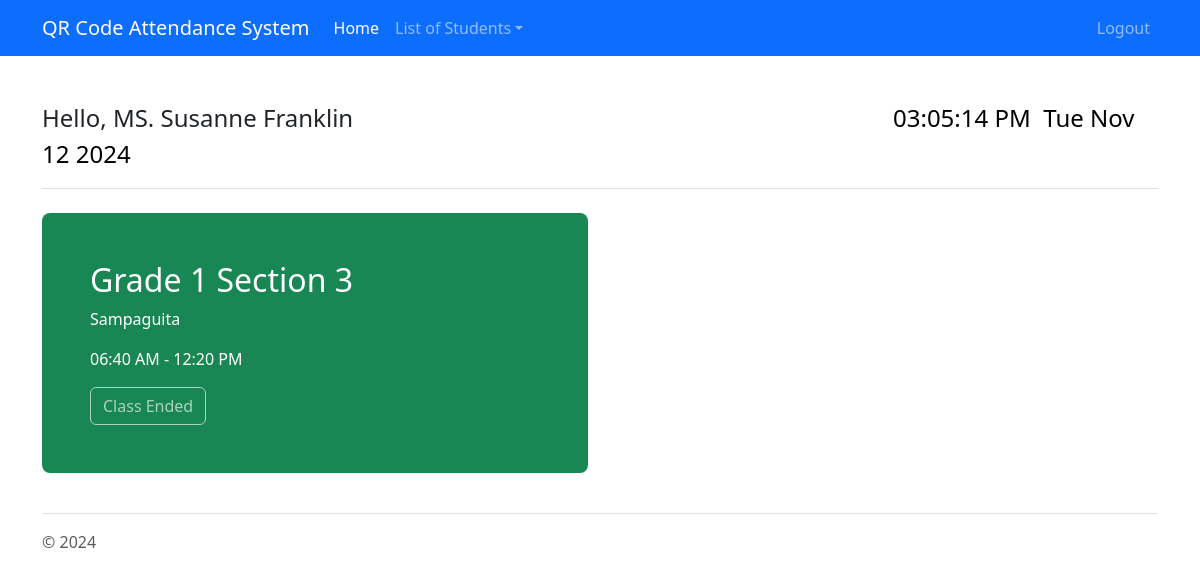
Screenshot of /attendance/attendance/home.php (signed in) with the database file from the repository.
### tables this page shows
CREATE TABLE `teachers` (
  `teacher_id` int(11) NOT NULL,
  `courtesy` varchar(2555) NOT NULL,
  `name` varchar(200) NOT NULL,
  `contact` varchar(200) NOT NULL,
  `username` varchar(200) NOT NULL,
  `password` varchar(200) NOT NULL,
  `subject_id` int(20) NOT NULL,
  `grade_id` int(20) NOT NULL,
  `image` varchar(200) NOT NULL,
  `status` varchar(200) NOT NULL DEFAULT 'Offline'
);

CREATE TABLE `schedules` (
  `schedule_id` int(11) NOT NULL,
  `start_class` time NOT NULL,
  `end_class` time NOT NULL,
  `grade_id` int(11) NOT NULL,
  `section_id` int(11) NOT NULL,
  `subject_id` int(11) NOT NULL,
  `teacher_id` int(11) NOT NULL
);

CREATE TABLE `sections` (
  `section_id` int(11) NOT NULL,
  `section` int(10) NOT NULL
);

CREATE TABLE `subject` (
  `subject_id` int(11) NOT NULL,
  `subject` varchar(200) NOT NULL,
  `grade_id` int(10) NOT NULL
);

### attendance/attendance/home.php (the view, shortened to what this page needs)
<?php
include("db_connection.php");
$query = "SELECT s.student_id, s.status FROM students s";
$result = mysqli_query($conn, $query);
?>
<?php
if(isset($_SESSION["teacher_id"])) {
    $user_id = $_SESSION["teacher_id"];
    include("db_connection.php");
    $get_record = mysqli_query($conn, "SELECT * FROM teachers WHERE teacher_id='$user_id'");
    if ($row_edit = mysqli_fetch_assoc($get_record)) {
        $name = $row_edit['name'];
        $title = $row_edit['courtesy'];
    } else {
        die("Teacher not found.");
    }date_default_timezone_set('Asia/Manila');
    $view_query = "SELECT sections.*, subject.*, schedules.*,
                  TIME_FORMAT(schedules.start_class, '%h:%i %p') AS start_class,
                  TIME_FORMAT(schedules.end_class, '%h:%i %p') AS end_class
                  FROM schedules
                  JOIN sections ON schedules.section_id = sections.section_id
                  JOIN subject ON schedules.subject_id = subject.subject_id
                  WHERE schedules.teacher_id = '$user_id'";
    $result = mysqli_query($conn, $view_query);
} else {
    header("Location: index.php");
    exit();
}
?>
<!DOCTYPE html>
<html lang="en">
<head>
    <link href="admin/assets/dist/css/bootstrap.min.css" rel="stylesheet">
    <link href="css/navbar.css" rel="stylesheet">
</head>
<body>
<main>
    <nav class="navbar navbar-expand-lg navbar-dark bg-primary" aria-label="Eighth navbar example">
        <div class="container">
            <a class="navbar-brand" href="#">QR Code Attendance System</a>
            <div class="collapse navbar-collapse" id="navbarsExample07">
                <ul class="navbar-nav me-auto mb-2 mb-lg-0">
                    <li><a class="nav-link active" href="#">Home</a></li>
                    <li class="nav-item dropdown">
                        <a class="nav-link dropdown-toggle" href="#" id="dropdown01" data-bs-toggle="dropdown" aria-expanded="false">List of Students</a>
                            <?php mysqli_data_seek($result, 0);  ?>
                    </li>
                </ul>
                <form>
                    <ul class="navbar-nav me-auto mb-2 mb-lg-0">
                        <a class="nav-link" href="logout.php">Logout</a>
                    </ul>
                </form>
            </div>
        </div>
    </nav>
    <div class="container py-4">
        <header class="pb-3 mb-4 border-bottom">
            <span class="fs-4">Hello, <?php echo htmlspecialchars($title) . " " . htmlspecialchars($name); ?></span>
            <span id="clock" class="clock-container"></span>&nbsp;&nbsp;
            <span id="date" class="clock-container"></span>
        </header>
        <div class="row align-items-md-stretch">
            <?php mysqli_data_seek($result, 0);  ?>
            <?php while ($row = mysqli_fetch_assoc($result)): ?>
                <?php
                $grade_name = $row['grade_id'];
                $section_name = $row['section'];
                $subject_name = $row['subject'];
                $class_start = $row['start_class'];
                $class_end = $row['end_class'];
                $current_time = time();
                $class_start_datetime = strtotime(date('Y-m-d') . ' ' . $class_start);
                $class_end_datetime = strtotime(date('Y-m-d') . ' ' . $class_end);
                $attendance_start_time = $class_start_datetime - (5 * 60);
                if ($current_time >= $attendance_start_time && $current_time < $class_end_datetime) {
                    $disable_link = false;
                    $button_text = 'Check Attendance';
                    $link_url = "attendance.php?grade=" . urlencode($grade_name) . "&sections=" . urlencode($section_name);
                } elseif ($current_time >= $class_end_datetime) {
                    $disable_link = true;
                    $button_text = 'Class Ended';
                    $link_url = '';
                } else {
                    $disable_link = true;
                    $button_text = 'Attendance Unavailable';
                    $link_url = '';
                }
                ?>
                <div class="col-md-6 mb-3">
                    <div class="h-60 p-5 text-white bg-success rounded-3">
                        <h2>Grade <?php echo htmlspecialchars($grade_name); ?> Section <?php echo htmlspecialchars($section_name); ?></h2>
                        <p><?php echo htmlspecialchars($subject_name); ?></p>
                        <p><?php echo htmlspecialchars($class_start); ?> - <?php echo htmlspecialchars($class_end); ?></p>
                        <?php if ($disable_link): ?>
                            <button class="btn btn-outline-light disabled" type="button" disabled><?php echo htmlspecialchars($button_text); ?></button>
                        <?php else: ?>
                            <a href="<?php echo htmlspecialchars($link_url); ?>" class="btn btn-outline-light" type="button"><?php echo htmlspecialchars($button_text); ?></a>
                        <?php endif; ?>
                    </div>
                </div>
            <?php endwhile; ?>
        </div>
        <footer class="pt-3 mt-4 text-muted border-top">
            &copy; <?php echo date("Y"); ?>
        </footer>
    </div>
</body

### attendance/attendance/css/navbar.css (style rules this page uses)
body { padding-bottom: 20px; }
.navbar { margin-bottom: 20px; }

### attendance/attendance/home.php (style rules this page uses)
.clock-container { color: #000; font-size: 1.5rem; }
#clock { margin-left:48%; }

### rows the page displays
teachers: courtesy "MS.", name "Susanne Franklin"
schedules: grade "1", section.section "3", subject.subject "Sampaguita", class_start "06:40 AM", class_end "12:20 PM", button_text "Class Ended"
